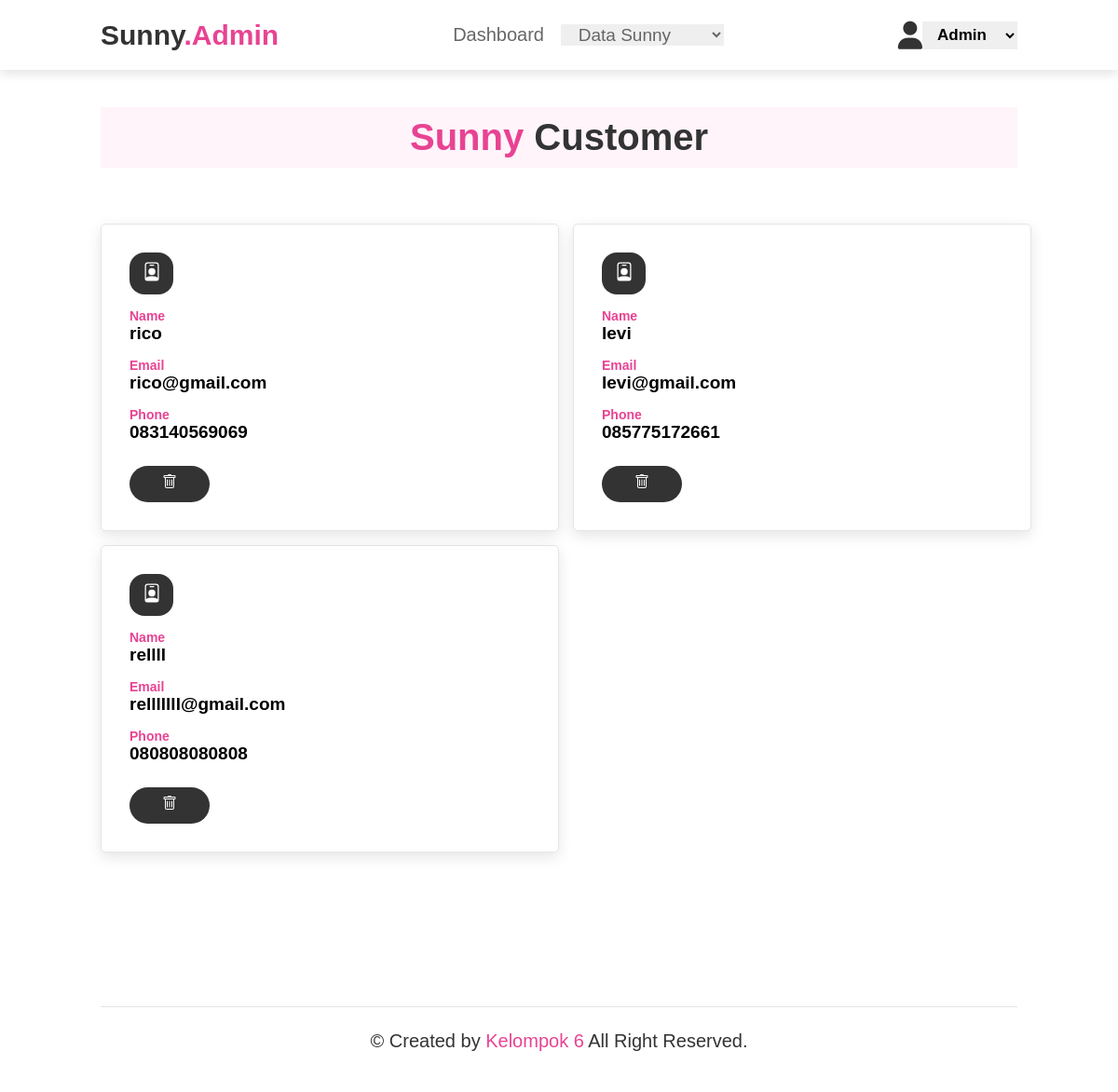
The app's page /admin/s.customer.php with its own data.
### tables this page shows
CREATE TABLE `user` (
  `user_id` int(11) NOT NULL,
  `username` varchar(255) NOT NULL,
  `email` varchar(255) NOT NULL,
  `nomerhp` varchar(255) NOT NULL,
  `password` varchar(255) NOT NULL
);

### admin/s.customer.php (the view, shortened to what this page needs)
<!DOCTYPE html>
<html lang="en">
<head>
</head>
<body>
    <?php
    include 'header.php';
    ?>
    <section>
        <h1 class="heading"><span>Sunny</span> Customer</h1>
    </section>
    <section class="customer">
        <div class="c-container">
            <?php
            $result = mysqli_query($koneksi, "SELECT * FROM user");
            while ($row = mysqli_fetch_assoc($result)) {
            ?>
            <div class="c-box">
                <div class="c-usern">
                    <p class="c-icons">
                    </p>
                </div>
                <span>Name</span>
                <h2><?= $row['username']; ?></h2>
                <span>Email</span>
                <h2><?= $row['email']; ?></h2>
                <span>Phone</span>
                <h2><?= $row['nomerhp']; ?></h2>
                <a href="proses/delete.customer.php?id=<?= $row['user_id']; ?>" class="btn" onclick="return confirm('Apakah Anda Ingin Menghapus Customer Ini?')">
                </a>
            </div>
            <?php
            }
            ?>
        </div>
    </section>
    <br><br><br><br><br><br><br><br><br><br>
    <?php
    include 'footer.php';
    ?>
</body>
</html>

### admin/header.php (shortened to what this page needs)
<!DOCTYPE html>
<html lang="en">
<head>
    <link rel="stylesheet" href="https://cdnjs.cloudflare.com/ajax/libs/font-awesome/6.4.0/css/all.min.css" />
    <link rel="stylesheet" href="../css/styleadmin.css" />
</head>
<body>
    <header>
        <a href="dashboard.php" class="logo">Sunny<span>.Admin</span></a>
        <nav class="navbar">
            <a href="dashboard.php">Dashboard</a>
            <select name="data" id="data" required>
                <option value="" disabled selected hidden>Data Sunny</option>
            </select>
        </nav>
        <div class="icons">
            <a href="#" class="fas fa-user"></a>
            <select name="admin" id="admin" required>
                <option disabled selected hidden>Admin</option>
            </select>
        </div>
    </header>
</body>
</html>

### admin/footer.php (shortened to what this page needs)
<!DOCTYPE html>
<html lang="en">
<head>
</head>
<body>
    <section class="footer">
        <div class="credit">
            &copy; Created by <span> Kelompok 6 </span> All Right Reserved.
        </div>
    </section>
</body>
</html>

### css/styleadmin.css (style rules this page uses)
:root { --pink: #e84393; }
* { margin: 0; box-sizing: border-box; font-family: Verdana, Geneva, Tahoma, sans-serif; outline: none; border: none; text-decoration: none; transition: 0.2s linear; }
html { font-size: 62.5%; scroll-behavior: smooth; scroll-padding-top: 6rem; overflow-x: hidden; }
section { padding: 2rem 9%; }
.heading { text-align: center; font-size: 4rem; color: #333; padding: 1rem; margin: 2rem 0; background: rgba(255, 51, 153, 0.05); }
.heading span { color: var(--pink); }
.btn { display: inline-block; margin-top: 1rem; border-radius: 5rem; background: #333; color: #fff; padding: 0.9rem 3.5rem; cursor: pointer; font-size: 1.7rem; }
header { position: sticky; top: 0; left: 0; right: 0; background: #fff; padding: 2rem 9%; display: flex; align-items: center; justify-content: space-between; z-index: 1000; box-shadow: 0 0.5rem 1rem rgb(0, 0, 0, 0.1); height: 75px; }
header .logo { font-size: 3rem; color: #333; font-weight: bolder; text-decoration: none; }
header .logo span { color: var(--pink); }
header .navbar a { font-size: 2rem; padding: 0 1.5rem; color: #666; text-decoration: none; }
header .navbar select { font-size: 1.9rem; padding: 0 1.5rem; color: #666; cursor: pointer; width: 175px; }
header .icons select { font-size: 1.7rem; font-weight: bold; padding: 0 1.2rem; cursor: pointer; }
header .icons { display: flex; justify-content: center; }
header .icons a { font-size: 3rem; color: #333; margin-left: 1.5rem; }
.customer .c-container { display: grid; grid-template-columns: 50% 50%; gap: 1.5rem; }
.customer .c-container .c-box { box-shadow: 0 0.5rem 1.5rem rgba(0, 0, 0, 0.1); border-radius: 0.5rem; border: 0.1rem solid rgba(0, 0, 0, 0.1); position: relative; padding: 3rem; }
.customer .c-container .c-box span { font-size: 1.4rem; color: var(--pink); font-weight: bold; }
.customer .c-container .c-box h2 { margin-bottom: 1.5rem; font-size: 1.9rem; }
.customer .c-container .c-usern { display: grid; grid-template-columns: 25% 25%; background: #333; width: 11%; padding: 0.9rem; border-radius: 1.6rem; margin-bottom: 1.5rem; color: white; transition: width 0.5; }
.customer .c-container .c-usern .c-icons { text-align: center; padding: 0 0.5rem; }
.footer .credit { text-align: center; padding: 1.5rem; margin-top: 1.5rem; padding-top: 2.5rem; font-size: 2rem; color: #333; border-top: 0.1rem solid rgba(0, 0, 0, 0.1); justify-content: center; }
.footer .credit span { color: var(--pink); }

### records on screen
user: username "rico", email "rico@gmail.com", nomerhp "083140569069"
user: username "levi", email "levi@gmail.com", nomerhp "085775172661"
user: username "rellll", email "relllllll@gmail.com", nomerhp "080808080808"
